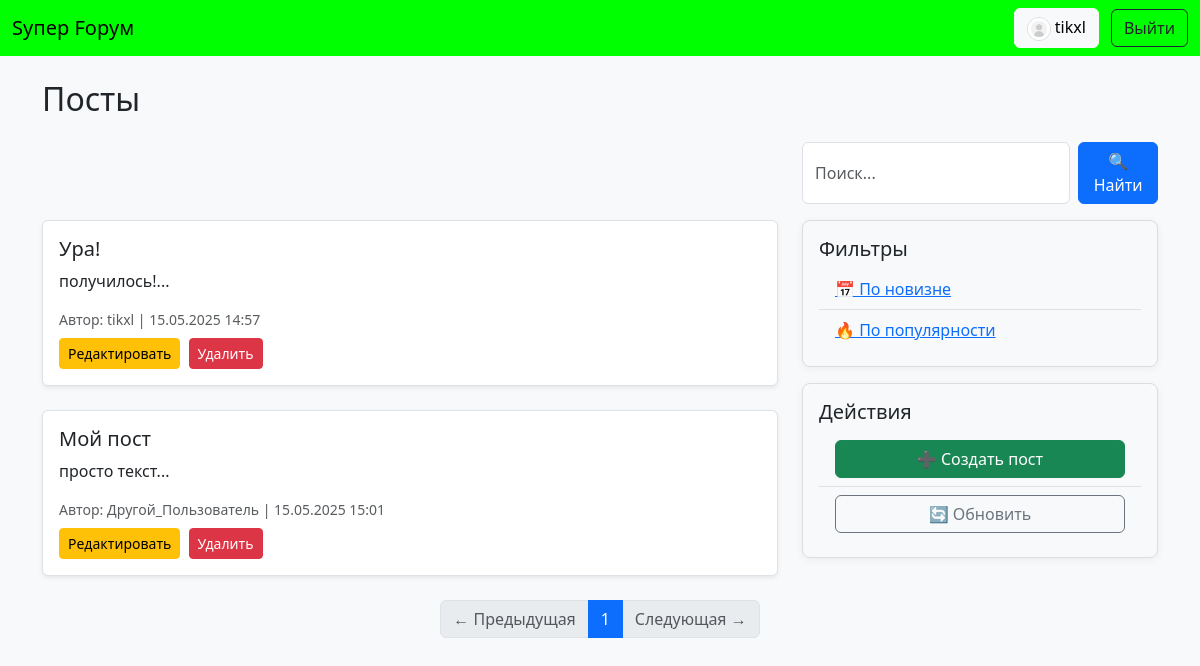
The app's page /?sort=popular (signed in) with its own data.
### app.py (models this page shows)
class User(UserMixin, db.Model):
    id = db.Column(db.Integer, primary_key=True)
    username = db.Column(db.String(80), unique=True, nullable=False)
    password = db.Column(db.String(120), nullable=False)
    avatar = db.Column(db.String(255))
    description = db.Column(db.Text)
    is_admin = db.Column(db.Boolean, default=False)
    posts = db.relationship('Post', backref='author', lazy=True)
    comments = db.relationship('Comment', backref='author', lazy=True)

class Post(db.Model):
    id = db.Column(db.Integer, primary_key=True)
    title = db.Column(db.String(200), nullable=False)
    content = db.Column(db.Text, nullable=False)
    date = db.Column(db.DateTime, default=datetime.utcnow)
    user_id = db.Column(db.Integer, db.ForeignKey('user.id'), nullable=False)

### app.py (the view)
@app.route('/')
def index():
    sort_by = request.args.get('sort', 'new')
    search_query = request.args.get('search', '')
    page = request.args.get('page', 1, type=int)
    posts_query = Post.query
    if search_query:
        posts_query = posts_query.filter(Post.title.ilike(f'%{search_query}%'))
    if sort_by == 'popular':
        posts_query = db.session.query(Post).outerjoin(Comment).group_by(Post.id).order_by(db.func.count(Comment.id).desc())
        if search_query:
            posts_query = posts_query.filter(Post.title.ilike(f'%{search_query}%'))
    else:
        posts_query = posts_query.order_by(Post.date.desc())
    pagination = posts_query.paginate(page=page, per_page=5)
    posts = pagination.items
    return render_template('index.html', posts=posts, sort_by=sort_by, pagination=pagination, search_query=search_query)

### app.py (called while the page is built)
@login_manager.user_loader
def load_user(user_id):
    return User.query.get(int(user_id))

### templates/index.html (shortened to what this page needs)
{% extends "base.html" %}
{% block content %}
<h2 class="mb-4">Посты</h2>
<div class="row mb-3">
    <div class="col-md-8"></div>
    <div class="col-md-4">
        <form method="GET" class="d-flex">
            <input type="text" name="search" class="form-control me-2" placeholder="Поиск..." value="{{ request.args.get('search', '') }}">
            <button class="btn btn-primary" type="submit">🔍 Найти</button>
        </form>
    </div>
</div>
<div class="row">
    <div class="col-md-8">
        {% for post in posts %}
        <div class="card mb-4 shadow-sm border rounded p-3 bg-white">
            <h5 class="card-title">
                <a href="{{ url_for('view_post', post_id=post.id) }}">{{ post.title }}</a>
            </h5>
            <p class="card-text">{{ post.content[:200] }}...</p>
            <small class="text-muted">
                Автор: {{ post.author.username }} | {{ post.date.strftime('%d.%m.%Y %H:%M') }}
            </small>
            {% if current_user.is_authenticated and (current_user.id == post.author.id or current_user.is_admin) %}
                <div class="mt-2">
                    <a href="{{ url_for('edit_post', post_id=post.id) }}" class="btn btn-sm btn-warning me-1">Редактировать</a>
                    <a href="{{ url_for('delete_post', post_id=post.id) }}" class="btn btn-sm btn-danger">Удалить</a>
                </div>
            {% endif %}
        </div>
        {% endfor %}
    </div>
    <div class="col-md-4">
        <div class="card bg-light mb-3">
            <div class="card-body">
                <h5>Фильтры</h5>
                <ul class="list-group list-group-flush">
                    <li class="list-group-item bg-light"><a href="?sort=new">📅 По новизне</a></li>
                    <li class="list-group-item bg-light"><a href="?sort=popular">🔥 По популярности</a></li>
                </ul>
            </div>
        </div>
        <div class="card bg-light">
            <div class="card-body">
                <h5>Действия</h5>
                <ul class="list-group list-group-flush">
                    <li class="list-group-item bg-light">
                        <a href="{{ url_for('create_post') }}" class="btn btn-success w-100">➕ Создать пост</a>
                    </li>
                    <li class="list-group-item bg-light">
                        <a href="#" class="btn btn-outline-secondary w-100">🔄 Обновить</a>
                    </li>
                </ul>
            </div>
        </div>
    </div>
</div>
<nav aria-label="Page navigation">
    <ul class="pagination justify-content-center">
        {% if pagination.has_prev %}
            <li class="page-item">
                <a class="page-link" href="{{ url_for('index', sort=sort_by, page=pagination.prev_num, search=request.args.get('search')) }}">← Предыдущая</a>
            </li>
        {% else %}
            <li class="page-item disabled"><span class="page-link">← Предыдущая</span></li>
        {% endif %}
        {% for p in pagination.iter_pages() %}
            {% if p %}
                <li class="page-item {% if p == pagination.page %}active{% endif %}">
                    <a class="page-link" href="{{ url_for('index', sort=sort_by, page=p, search=request.args.get('search')) }}">{{ p }}</a>
                </li>
            {% else %}
                <li class="page-item disabled"><span class="page-link">…</span></li>
            {% endif %}
        {% endfor %}
        {% if pagination.has_next %}
            <li class="page-item">
                <a class="page-link" href="{{ url_for('index', sort=sort_by, page=pagination.next_num, search=request.args.get('search')) }}">Следующая →</a>
            </li>
        {% else %}
            <li class="page-item disabled"><span class="page-link">Следующая →</span></li>
        {% endif %}
    </ul>
</nav>
{% endblock %}

### templates/base.html (shortened to what this page needs)
<!DOCTYPE html>
<html lang="ru">
<head>
    <link href="https://cdn.jsdelivr.net/npm/bootstrap@5.3.0/dist/css/bootstrap.min.css" rel="stylesheet">
    <link rel="stylesheet" href="{{ url_for('static', filename='style.css') }}">
</head>
<body>
<nav class="navbar navbar-expand-lg navbar-dark">
    <div class="container-fluid">
        <a class="navbar-brand" href="{{ url_for('index') }}">Sупер Fорум</a>
        <div class="ms-auto">
            {% if current_user.is_authenticated %}
                <a href="{{ url_for('profile', user_id=current_user.id) }}" class="btn btn-light me-2">
                    <img src="{{ url_for('static', filename=current_user.avatar) }}" alt="avatar" width="24" class="rounded-circle"> {{ current_user.username }}
                </a>
                <a href="{{ url_for('logout') }}" class="btn btn-outline-dark">Выйти</a>
            {% else %}
                <a href="{{ url_for('login') }}" class="btn btn-outline-dark">Войти</a>
                <a href="{{ url_for('register') }}" class="btn btn-dark">Зарегистрироваться</a>
            {% endif %}
        </div>
    </div>
</nav>
<div class="container my-4">
    {% block content %}{% endblock %}
</div>
</body>
</html>

### static/style.css (style rules this page uses)
body { background-color: #f8f9fa; font-family: 'Segoe UI', Tahoma, Geneva, Verdana, sans-serif; }
.navbar { background-color: lime !important; }
.navbar-brand { color: black !important; }
.card { border: 1px solid #ddd; border-radius: 8px; box-shadow: 0 2px 8px rgba(0, 0, 0, 0.05); transition: box-shadow 0.3s ease; margin-bottom: 2rem; }
.card-title a { color: #212529; text-decoration: none; }
.pagination .page-item.active .page-link { background-color: #0d6efd; border-color: #0d6efd; }
.rounded-circle { object-fit: cover; border: 1px solid #ddd; }

### records on screen
User: avatar (picture), username "tikxl"
Post: title "Ура!", content "получилось!", author.username "tikxl", date "15.05.2025 14:57"
Post: title "Мой пост", content "просто текст", author.username "Другой_Пользователь", date "15.05.2025 15:01"

### other values on screen
{{ p }} "1"
